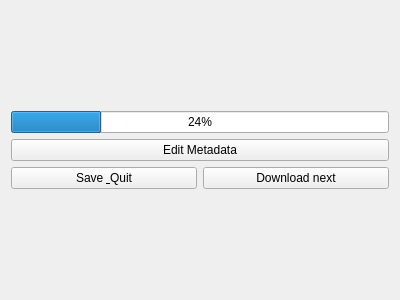
<?xml version="1.0" encoding="UTF-8"?>
<ui version="4.0">
 <class>Form</class>
 <widget class="QWidget" name="Form">
  <property name="geometry">
   <rect>
    <x>0</x>
    <y>0</y>
    <width>400</width>
    <height>300</height>
   </rect>
  </property>
  <property name="windowTitle">
   <string>Form</string>
  </property>
  <layout class="QVBoxLayout" name="verticalLayout_2">
   <item>
    <layout class="QVBoxLayout" name="verticalLayout">
     <item>
      <widget class="QProgressBar" name="progressBar">
       <property name="value">
        <number>24</number>
       </property>
      </widget>
     </item>
     <item>
      <widget class="QPushButton" name="editmeta_push">
       <property name="text">
        <string>Edit Metadata</string>
       </property>
       <property name="icon">
        <iconset theme="QIcon::ThemeIcon::InputKeyboard"/>
       </property>
       <property name="checkable">
        <bool>false</bool>
       </property>
       <property name="checked">
        <bool>false</bool>
       </property>
       <property name="flat">
        <bool>false</bool>
       </property>
      </widget>
     </item>
     <item>
      <layout class="QHBoxLayout" name="horizontalLayout">
       <item>
        <widget class="QPushButton" name="quit_push">
         <property name="text">
          <string>Save &amp; Quit</string>
         </property>
        </widget>
       </item>
       <item>
        <widget class="QPushButton" name="repeat_push">
         <property name="text">
          <string>Download next</string>
         </property>
        </widget>
       </item>
      </layout>
     </item>
    </layout>
   </item>
  </layout>
 </widget>
 <resources/>
 <connections/>
</ui>
